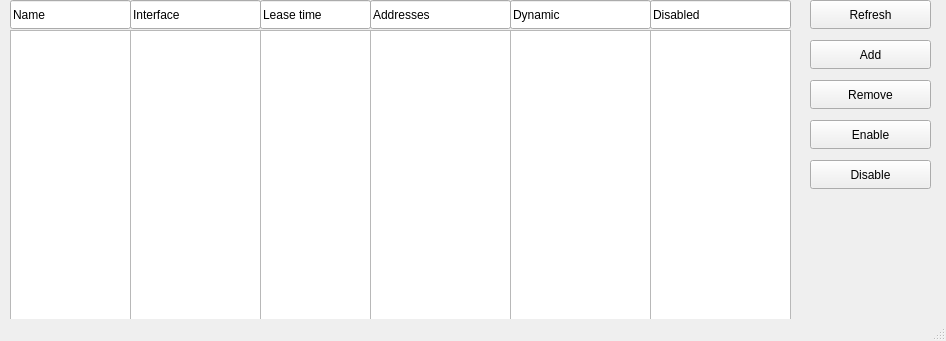
<?xml version="1.0" encoding="UTF-8"?>
<ui version="4.0">
 <class>MainWindow</class>
 <widget class="QMainWindow" name="MainWindow">
  <property name="geometry">
   <rect>
    <x>0</x>
    <y>0</y>
    <width>946</width>
    <height>341</height>
   </rect>
  </property>
  <property name="windowTitle">
   <string>DHCP Server</string>
  </property>
  <widget class="QWidget" name="centralwidget">
   <widget class="QPushButton" name="enableButton">
    <property name="geometry">
     <rect>
      <x>810</x>
      <y>120</y>
      <width>121</width>
      <height>29</height>
     </rect>
    </property>
    <property name="text">
     <string>Enable</string>
    </property>
   </widget>
   <widget class="QLineEdit" name="version_3">
    <property name="geometry">
     <rect>
      <x>370</x>
      <y>0</y>
      <width>141</width>
      <height>29</height>
     </rect>
    </property>
    <property name="text">
     <string>Addresses</string>
    </property>
   </widget>
   <widget class="QLineEdit" name="version_2">
    <property name="geometry">
     <rect>
      <x>260</x>
      <y>0</y>
      <width>111</width>
      <height>29</height>
     </rect>
    </property>
    <property name="text">
     <string>Lease time</string>
    </property>
   </widget>
   <widget class="QLineEdit" name="version">
    <property name="geometry">
     <rect>
      <x>130</x>
      <y>0</y>
      <width>131</width>
      <height>29</height>
     </rect>
    </property>
    <property name="text">
     <string>Interface</string>
    </property>
   </widget>
   <widget class="QListWidget" name="poolField">
    <property name="geometry">
     <rect>
      <x>370</x>
      <y>30</y>
      <width>141</width>
      <height>311</height>
     </rect>
    </property>
   </widget>
   <widget class="QListWidget" name="interfaceField">
    <property name="geometry">
     <rect>
      <x>130</x>
      <y>30</y>
      <width>131</width>
      <height>311</height>
     </rect>
    </property>
   </widget>
   <widget class="QPushButton" name="disableButton">
    <property name="geometry">
     <rect>
      <x>810</x>
      <y>160</y>
      <width>121</width>
      <height>29</height>
     </rect>
    </property>
    <property name="text">
     <string>Disable</string>
    </property>
   </widget>
   <widget class="QListWidget" name="nameField">
    <property name="geometry">
     <rect>
      <x>10</x>
      <y>30</y>
      <width>121</width>
      <height>311</height>
     </rect>
    </property>
   </widget>
   <widget class="QPushButton" name="removeButton">
    <property name="geometry">
     <rect>
      <x>810</x>
      <y>80</y>
      <width>121</width>
      <height>29</height>
     </rect>
    </property>
    <property name="text">
     <string>Remove</string>
    </property>
   </widget>
   <widget class="QListWidget" name="leaseField">
    <property name="geometry">
     <rect>
      <x>260</x>
      <y>30</y>
      <width>111</width>
      <height>311</height>
     </rect>
    </property>
   </widget>
   <widget class="QLineEdit" name="package_2">
    <property name="geometry">
     <rect>
      <x>10</x>
      <y>0</y>
      <width>121</width>
      <height>29</height>
     </rect>
    </property>
    <property name="text">
     <string>Name</string>
    </property>
   </widget>
   <widget class="QPushButton" name="addButton">
    <property name="geometry">
     <rect>
      <x>810</x>
      <y>40</y>
      <width>121</width>
      <height>29</height>
     </rect>
    </property>
    <property name="text">
     <string>Add</string>
    </property>
   </widget>
   <widget class="QPushButton" name="refreshButton">
    <property name="geometry">
     <rect>
      <x>810</x>
      <y>0</y>
      <width>121</width>
      <height>29</height>
     </rect>
    </property>
    <property name="text">
     <string>Refresh</string>
    </property>
   </widget>
   <widget class="QListWidget" name="dynamicField">
    <property name="geometry">
     <rect>
      <x>510</x>
      <y>30</y>
      <width>141</width>
      <height>311</height>
     </rect>
    </property>
   </widget>
   <widget class="QLineEdit" name="version_4">
    <property name="geometry">
     <rect>
      <x>510</x>
      <y>0</y>
      <width>141</width>
      <height>29</height>
     </rect>
    </property>
    <property name="text">
     <string>Dynamic</string>
    </property>
   </widget>
   <widget class="QListWidget" name="disableField">
    <property name="geometry">
     <rect>
      <x>650</x>
      <y>30</y>
      <width>141</width>
      <height>311</height>
     </rect>
    </property>
   </widget>
   <widget class="QLineEdit" name="version_5">
    <property name="geometry">
     <rect>
      <x>650</x>
      <y>0</y>
      <width>141</width>
      <height>29</height>
     </rect>
    </property>
    <property name="text">
     <string>Disabled</string>
    </property>
   </widget>
  </widget>
  <widget class="QStatusBar" name="statusbar"/>
 </widget>
 <resources/>
 <connections/>
</ui>
